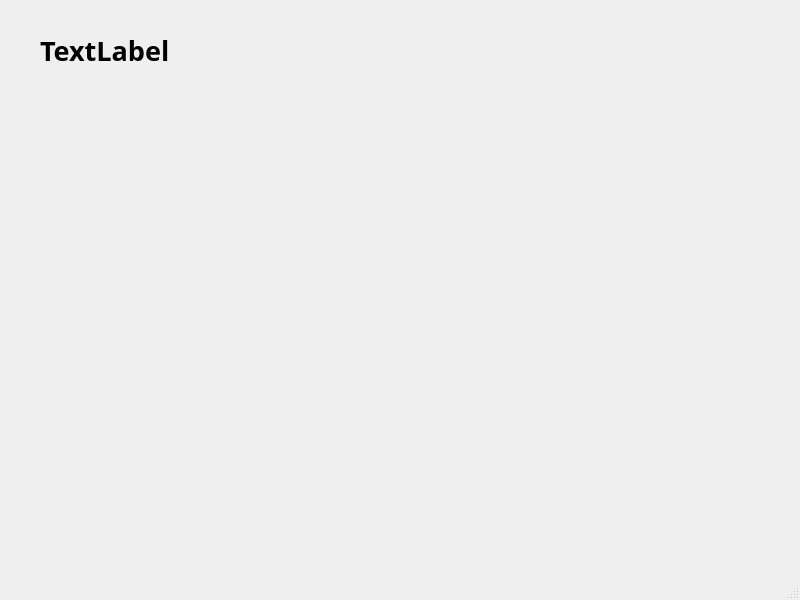
<?xml version="1.0" encoding="UTF-8"?>
<ui version="4.0">
 <class>MainWindow</class>
 <widget class="QMainWindow" name="MainWindow">
  <property name="geometry">
   <rect>
    <x>0</x>
    <y>0</y>
    <width>800</width>
    <height>600</height>
   </rect>
  </property>
  <property name="windowTitle">
   <string>MainWindow</string>
  </property>
  <widget class="QWidget" name="centralwidget">
   <widget class="QLabel" name="label">
    <property name="geometry">
     <rect>
      <x>40</x>
      <y>30</y>
      <width>191</width>
      <height>41</height>
     </rect>
    </property>
    <property name="font">
     <font>
      <family>Noto Sans Adlam</family>
      <pointsize>20</pointsize>
      <bold>true</bold>
     </font>
    </property>
    <property name="text">
     <string>TextLabel</string>
    </property>
   </widget>
  </widget>
  <widget class="QMenuBar" name="menubar">
   <property name="geometry">
    <rect>
     <x>0</x>
     <y>0</y>
     <width>800</width>
     <height>23</height>
    </rect>
   </property>
  </widget>
  <widget class="QStatusBar" name="statusbar"/>
 </widget>
 <resources/>
 <connections/>
</ui>
